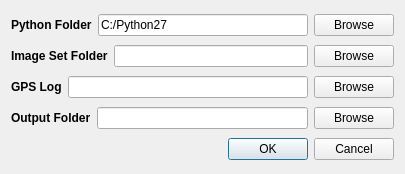
<?xml version="1.0" encoding="UTF-8"?>
<ui version="4.0">
 <class>ImageSetProcessor</class>
 <widget class="QDialog" name="ImageSetProcessor">
  <property name="geometry">
   <rect>
    <x>0</x>
    <y>0</y>
    <width>405</width>
    <height>174</height>
   </rect>
  </property>
  <property name="windowTitle">
   <string>Dialog</string>
  </property>
  <layout class="QVBoxLayout" name="verticalLayout">
   <item>
    <layout class="QHBoxLayout" name="horizontalLayout_4">
     <item>
      <widget class="QLabel" name="label_3">
       <property name="font">
        <font>
         <weight>75</weight>
         <bold>true</bold>
        </font>
       </property>
       <property name="text">
        <string>Python Folder</string>
       </property>
      </widget>
     </item>
     <item>
      <widget class="QLineEdit" name="pythonPath">
       <property name="text">
        <string>C:/Python27</string>
       </property>
      </widget>
     </item>
     <item>
      <widget class="QPushButton" name="browsePythonPath">
       <property name="text">
        <string>Browse</string>
       </property>
      </widget>
     </item>
    </layout>
   </item>
   <item>
    <layout class="QHBoxLayout" name="horizontalLayout">
     <item>
      <widget class="QLabel" name="label">
       <property name="font">
        <font>
         <weight>75</weight>
         <bold>true</bold>
        </font>
       </property>
       <property name="text">
        <string>Image Set Folder</string>
       </property>
      </widget>
     </item>
     <item>
      <widget class="QLineEdit" name="imageSetFolder"/>
     </item>
     <item>
      <widget class="QPushButton" name="browseImageSetFolder">
       <property name="text">
        <string>Browse</string>
       </property>
      </widget>
     </item>
    </layout>
   </item>
   <item>
    <layout class="QHBoxLayout" name="horizontalLayout_5">
     <item>
      <widget class="QLabel" name="gpsLogLabel">
       <property name="font">
        <font>
         <weight>75</weight>
         <bold>true</bold>
        </font>
       </property>
       <property name="text">
        <string>GPS Log</string>
       </property>
      </widget>
     </item>
     <item>
      <widget class="QLineEdit" name="gpsLogPath"/>
     </item>
     <item>
      <widget class="QPushButton" name="pushButton">
       <property name="text">
        <string>Browse</string>
       </property>
      </widget>
     </item>
    </layout>
   </item>
   <item>
    <layout class="QHBoxLayout" name="horizontalLayout_2">
     <item>
      <widget class="QLabel" name="label_2">
       <property name="font">
        <font>
         <weight>75</weight>
         <bold>true</bold>
        </font>
       </property>
       <property name="text">
        <string>Output Folder</string>
       </property>
      </widget>
     </item>
     <item>
      <widget class="QLineEdit" name="processedFolderName"/>
     </item>
     <item>
      <widget class="QPushButton" name="browseProcessedFolder">
       <property name="text">
        <string>Browse</string>
       </property>
      </widget>
     </item>
    </layout>
   </item>
   <item>
    <widget class="QDialogButtonBox" name="buttonBox">
     <property name="orientation">
      <enum>Qt::Horizontal</enum>
     </property>
     <property name="standardButtons">
      <set>QDialogButtonBox::Cancel|QDialogButtonBox::Ok</set>
     </property>
    </widget>
   </item>
  </layout>
 </widget>
 <resources/>
 <connections>
  <connection>
   <sender>buttonBox</sender>
   <signal>accepted()</signal>
   <receiver>ImageSetProcessor</receiver>
   <slot>accept()</slot>
   <hints>
    <hint type="sourcelabel">
     <x>248</x>
     <y>254</y>
    </hint>
    <hint type="destinationlabel">
     <x>157</x>
     <y>274</y>
    </hint>
   </hints>
  </connection>
  <connection>
   <sender>buttonBox</sender>
   <signal>rejected()</signal>
   <receiver>ImageSetProcessor</receiver>
   <slot>reject()</slot>
   <hints>
    <hint type="sourcelabel">
     <x>316</x>
     <y>260</y>
    </hint>
    <hint type="destinationlabel">
     <x>286</x>
     <y>274</y>
    </hint>
   </hints>
  </connection>
 </connections>
</ui>
